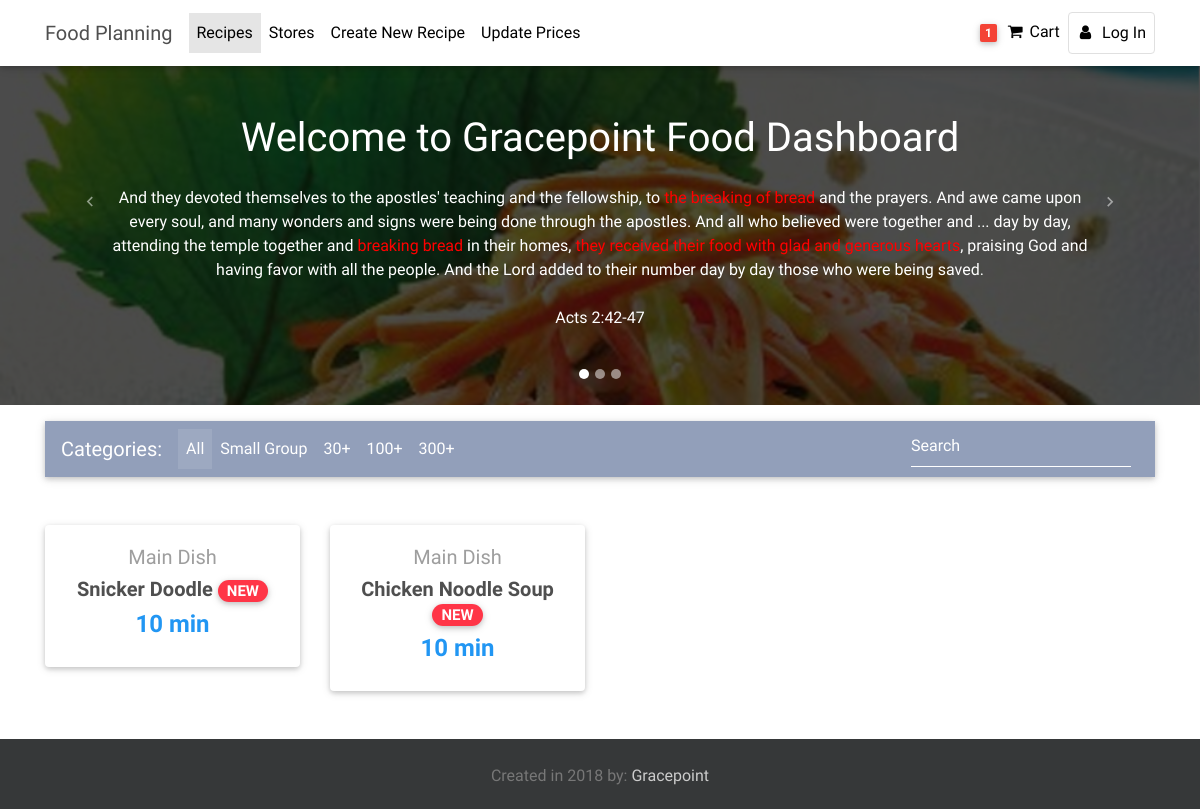
/recipe/, run on an earlier commit of the app's database.
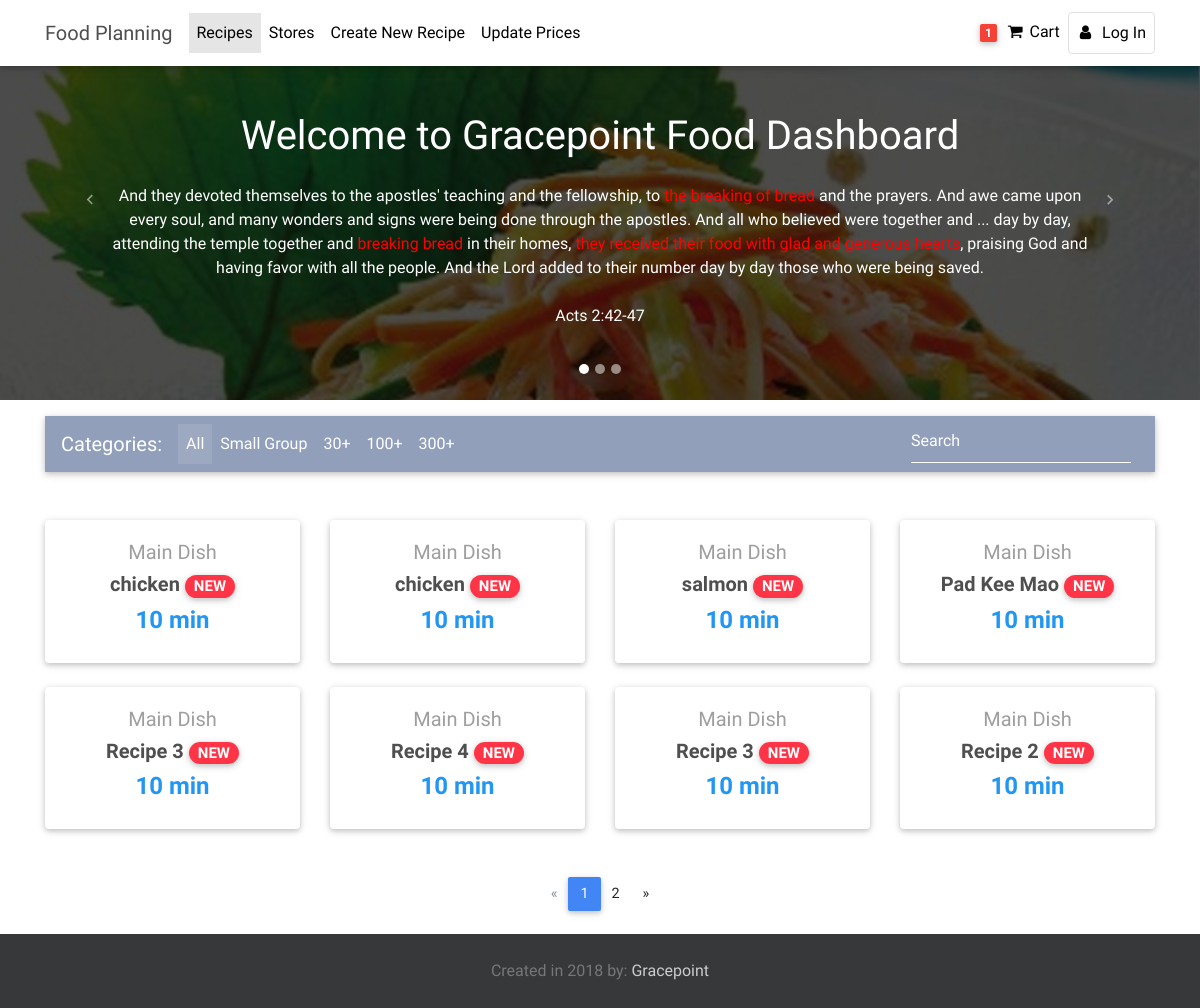
And on a later commit of the database.
### recipe/models.py (models this page shows, shortened)
class Recipe(models.Model):
    dish_name = models.CharField(max_length=200)
    author = models.ForeignKey(User, on_delete=models.CASCADE)
    pub_date = models.DateTimeField('date published')
    instruction = models.CharField(max_length=200)
    ingredients = models.ManyToManyField(Ingredient)
    img = 'https://lh3.googleusercontent.com/proxy/wore-t-h5VEQ0DOxy3yvWO2p7fDAO0NO5BhiBh1Wrg7z-dzZ0iFHwpfBXhv3-4WNtXYOtWCEp7z-chHyfCo0fX7JJ-R65nPg_DbvhLTvMiP8fSEuiPDkelJa92fF__2KEOu_uCXKlE6gvZeUsPOGWFHA6zVoBcTrrShqxCsbtlVRLcOyJF5Ewe_VMwkIxeNzLXwDhFIP=w1152'
    dish_type = 'Main Dish'
    time = '10 min'
    def was_published_recently(self):
        now = timezone.now()
        return now - datetime.timedelta(days=1) <= self.pub_date <= now
    was_published_recently.admin_order_field = 'pub_date'
    was_published_recently.boolean = True
    was_published_recently.short_description = 'Published recently?'

### recipe/views.py (the view)
# urls.py: path('', views.IndexView.as_view(), name='index'),
class IndexView(generic.ListView):
    template_name = 'recipe/index.html'
    context_object_name = 'recipes'
    paginate_by = 8
    def get_queryset(self):
	    return Recipe.objects.filter(
	        pub_date__lte=timezone.now()
	    ).order_by('-pub_date')

### recipe/templates/recipe/index.html (shortened to what this page needs)
{% extends 'recipe/base_index.html' %}
{% block recipe_content %}
{% for recipe in recipes %}
<div class="col-lg-3 col-md-6 mb-4">
<div class="card">
  <div class="card-body text-center">
    <a href="" class="grey-text">
      <h5>{{ recipe.dish_type }}</h5>
    </a>
    <h5>
      <strong>
        <a href="" class="dark-grey-text">{{ recipe.dish_name }}
          <span class="badge badge-pill danger-color">NEW</span>
        </a>
      </strong>
    </h5>
    <h4 class="font-weight-bold blue-text">
      <strong>{{ recipe.time }}</strong>
    </h4>
  </div>
</div>
</div>
{% endfor %}
{% endblock recipe_content %}

### recipe/templates/recipe/base_index.html (shortened to what this page needs)
{% extends 'recipe/base.html' %}
{% block body %}
  <div id="carousel-example-1z" class="carousel slide carousel-fade pt-4" data-ride="carousel">
    <ol class="carousel-indicators">
      <li data-target="#carousel-example-1z" data-slide-to="0" class="active"></li>
      <li data-target="#carousel-example-1z" data-slide-to="1"></li>
      <li data-target="#carousel-example-1z" data-slide-to="2"></li>
    </ol>
    <div class="carousel-inner" role="listbox">
      <div class="carousel-item active">
        <div class="view bg-1">
          <div class="mask rgba-black-strong d-flex justify-content-center align-items-center">
            <div class="text-center white-text mx-5 wow fadeIn">
              <h1 class="header-title">
                <strong>Welcome to Gracepoint Food Dashboard</strong>
              </h1>
              <p class="header-block">
                <strong>And they devoted themselves to the apostles' teaching and the fellowship, to <span>the breaking of bread</span> and the prayers. And awe came upon every soul, and many wonders and signs were being done through the apostles. And all who believed were together and ... day by day, attending the temple together and <span>breaking bread</span> in their homes, <span>they received their food with glad and generous hearts</span>, praising God and having favor with all the people. And the Lord added to their number day by day those who were being saved.<br><br>Acts 2:42-47</strong>
              </p>
            </div>
          </div>
        </div>
      </div>
    </div>
    <a class="carousel-control-prev" href="#carousel-example-1z" role="button" data-slide="prev">
      <span class="carousel-control-prev-icon" aria-hidden="true"></span>
    </a>
    <a class="carousel-control-next" href="#carousel-example-1z" role="button" data-slide="next">
      <span class="carousel-control-next-icon" aria-hidden="true"></span>
    </a>
  </div>
  <main>
    <div class="container">
      <nav class="navbar navbar-expand-lg navbar-dark mdb-color lighten-3 mt-3 mb-5">
        <span class="navbar-brand">Categories:</span>
        <div class="collapse navbar-collapse" id="basicExampleNav">
          <ul class="navbar-nav mr-auto">
            <li class="nav-item active">
              <a class="nav-link" href="#">All
              </a>
            </li>
            <li class="nav-item">
              <a class="nav-link" href="#">Small Group</a>
            </li>
            <li class="nav-item">
              <a class="nav-link" href="#">30+</a>
            </li>
            <li class="nav-item">
              <a class="nav-link" href="#">100+</a>
            </li>
            <li class="nav-item">
              <a class="nav-link" href="#">300+</a>
            </li>
          </ul>
          <form class="form-inline">
            <div class="md-form my-0">
              <input class="form-control mr-sm-2" type="text" placeholder="Search" aria-label="Search">
            </div>
          </form>
        </div>
      </nav>
      <section class="text-center mb-4">
        <div class="row wow fadeIn">
          {% block recipe_content %}
          {% endblock recipe_content %}
        </div>
      </section>
      {% if is_paginated %}
      <nav class="d-flex justify-content-center wow fadeIn">
          <ul class="pagination pg-blue">
              {% if page_obj.has_previous %}
                  <li class="page-item">
                    <a class="page-link" href="/recipe?page={{ page_obj.previous_page_number }}" aria-label="Previous">
                      <span aria-hidden="true">&laquo;</span>
                      <span class="sr-only">Previous</span>
                    </a>
                  </li>
              {% else %}
                  <li class="page-item disabled">
                    <a class="page-link" aria-label="Previous">
                      <span aria-hidden="true">&laquo;</span>
                    </a>
                  </li>
              {% endif %}
              {% for p in page_obj.paginator.page_range %}
                  {% if p == page_obj.number %}
                  <li class="page-item active">
                  {% else %}
                  <li class="page-item">
                  {% endif %}
                    <a class="page-link" href="/recipe?page={{ p }}"> {{ p }}
                    </a>
                  </li>
              {% endfor %}
              {% if page_obj.has_next %}
                  <li class="page-item">
                    <a class="page-link" href="/recipe?page={{ page_obj.next_page_number }}" aria-label="Next">
                      <span aria-hidden="true">&raquo;</span>
                    </a>
                  </li>
              {% endif %}
          </ul>
      </nav>
      {% endif %}
    </div>
  </main>
{% endblock body %}

### recipe/templates/recipe/base.html (shortened to what this page needs)
{% load static %}
<!DOCTYPE html>
<html lang="en">
<head>
  <link href="{% static 'css/font-awesome.css' %}" rel="stylesheet">
  <link href="{% static 'css/bootstrap.min.css' %}" rel="stylesheet">
  <link href="{% static 'css/mdb.min.css' %}" rel="stylesheet">
  <link href="{% static 'css/style.css' %}" rel="stylesheet">
</head>
<body>
  {% block header %}
  <nav class="navbar fixed-top navbar-expand-lg navbar-light white scrolling-navbar">
    <div class="container">
      <a class="navbar-brand waves-effect" href="http://www.dishgracepoint.com/p/food-planningchecklists.html" target="_blank">
        <strong class="dark-grey-text">Food Planning</strong>
      </a>
      <div class="collapse navbar-collapse" id="navbarSupportedContent">
        <ul class="navbar-nav mr-auto">
          <li class="nav-item active">
            <a class="nav-link waves-effect" href="#">Recipes
            </a>
          </li>
          <li class="nav-item">
            <a class="nav-link waves-effect" href="https://mdbootstrap.com/material-design-for-bootstrap/" target="_blank">Stores</a>
          </li>
          <li class="nav-item">
            <a class="nav-link waves-effect" href="https://mdbootstrap.com/getting-started/" target="_blank">Create New Recipe</a>
          </li>
          <li class="nav-item">
            <a class="nav-link waves-effect" href="https://mdbootstrap.com/education/bootstrap/" target="_blank">Update Prices</a>
          </li>
        </ul>
        <ul class="navbar-nav nav-flex-icons">
          <li class="nav-item">
            <a class="nav-link waves-effect">
              <span class="badge red z-depth-1 mr-1"> 1 </span>
              <i class="fa fa-shopping-cart"></i>
              <span class="clearfix d-none d-sm-inline-block"> Cart </span>
            </a>
          </li>
          <li class="nav-item">
            <a href="#" class="nav-link border border-light rounded waves-effect"
              target="_blank">
              <i class="fa fa-user mr-2"></i>Log In
            </a>
          </li>
        </ul>
      </div>
    </div>
  </nav>
  {% endblock header %}
  {% block body %}
  {% endblock body %}
  {% block footer %}
  <footer class="footer-bottom">
      <div class="container">
          <div class="copyright">
          <p>
            Created in 2018 by:
            <a href="http://www.gracepointonline.org/" target="_blank"> Gracepoint </a>
          </p>
        </div>
      </div>
  </footer>
  {% endblock footer %}
</body>
</html>

### recipe/static/css/style.css (style rules this page uses)
html, body, .view { height: 100%; font-family: "Muli", sans-serif; }
.carousel { height: 50%; }
.carousel .carousel-inner { height: 100%; }
.carousel .carousel-inner .carousel-item, .carousel .carousel-inner .active { height: 100%; }
.footer-bottom { position: relative; width: 100%; background: #363839; padding: 25px 0; }
.footer-bottom .copyright p { text-align: center; color: #777; font-family: "Muli", sans-serif; margin-bottom: 0; }
.footer-bottom .copyright a { color: #ccc; }
.bg-1 { background: url("../img/header/dish1.jpg"); background-size: cover; background-repeat: no-repeat; }
.carousel-item span { color: red; }
.header-block { padding: 0 50px; }
.header-title { margin-top: 2rem !important; margin-bottom: 1.5rem !important; }

What changed in the data, as far as the page shows it:
no longer on this page (row edited): Recipe: dish_type "Main Dish", dish_name "Chicken Noodle Soup", time "10 min"
added Recipe: dish_type "Main Dish", dish_name "chicken", time "10 min"
added Recipe: dish_type "Main Dish", dish_name "chicken", time "10 min"
added Recipe: dish_type "Main Dish", dish_name "salmon", time "10 min"
added Recipe: dish_type "Main Dish", dish_name "Pad Kee Mao", time "10 min"
added Recipe: dish_type "Main Dish", dish_name "Recipe 3", time "10 min"
added Recipe: dish_type "Main Dish", dish_name "Recipe 4", time "10 min"
added Recipe: dish_type "Main Dish", dish_name "Recipe 3", time "10 min"
changed Recipe: dish_name "Snicker Doodle" → "Recipe 2"
Also different on the page:
new list line: "1"
new list line: "2"
